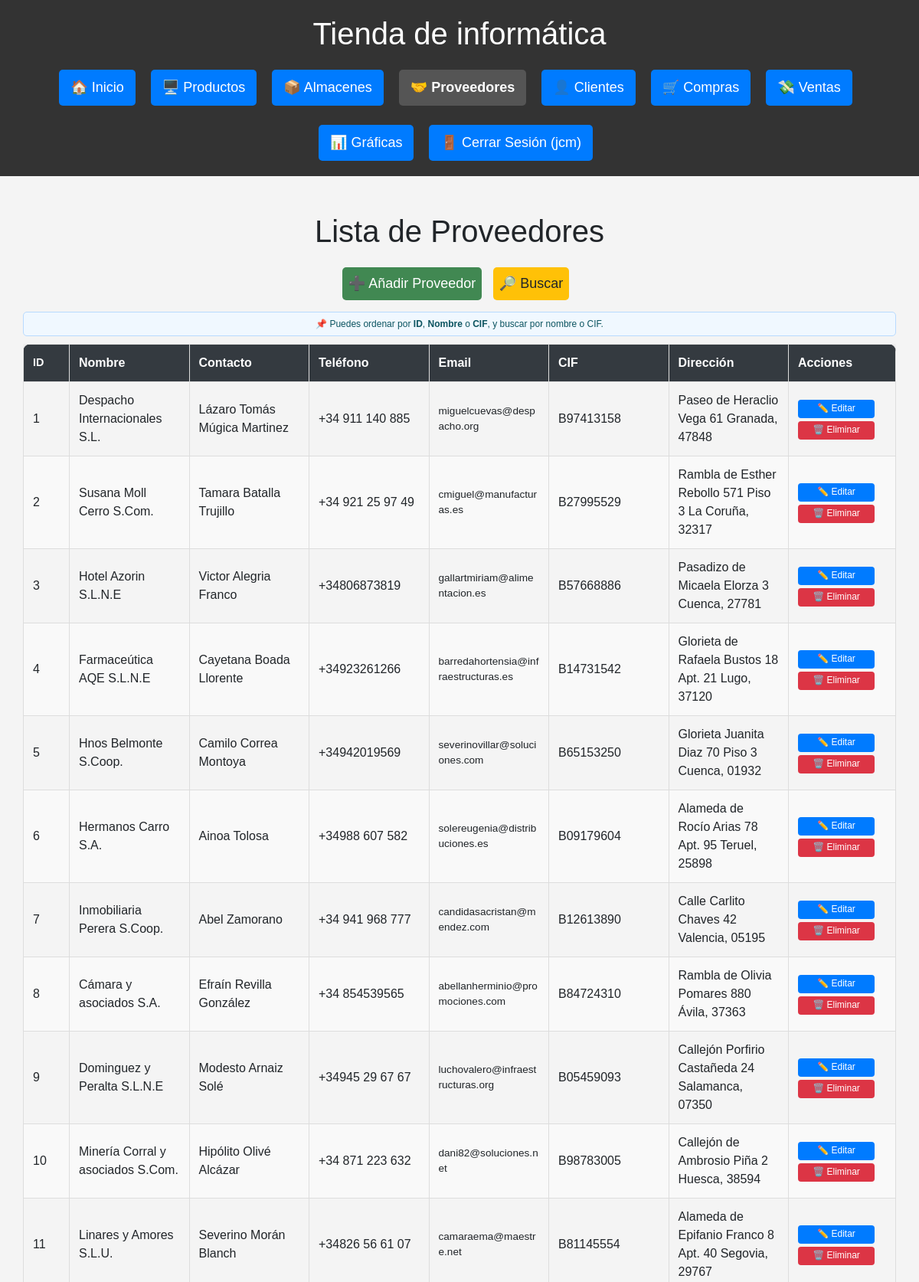
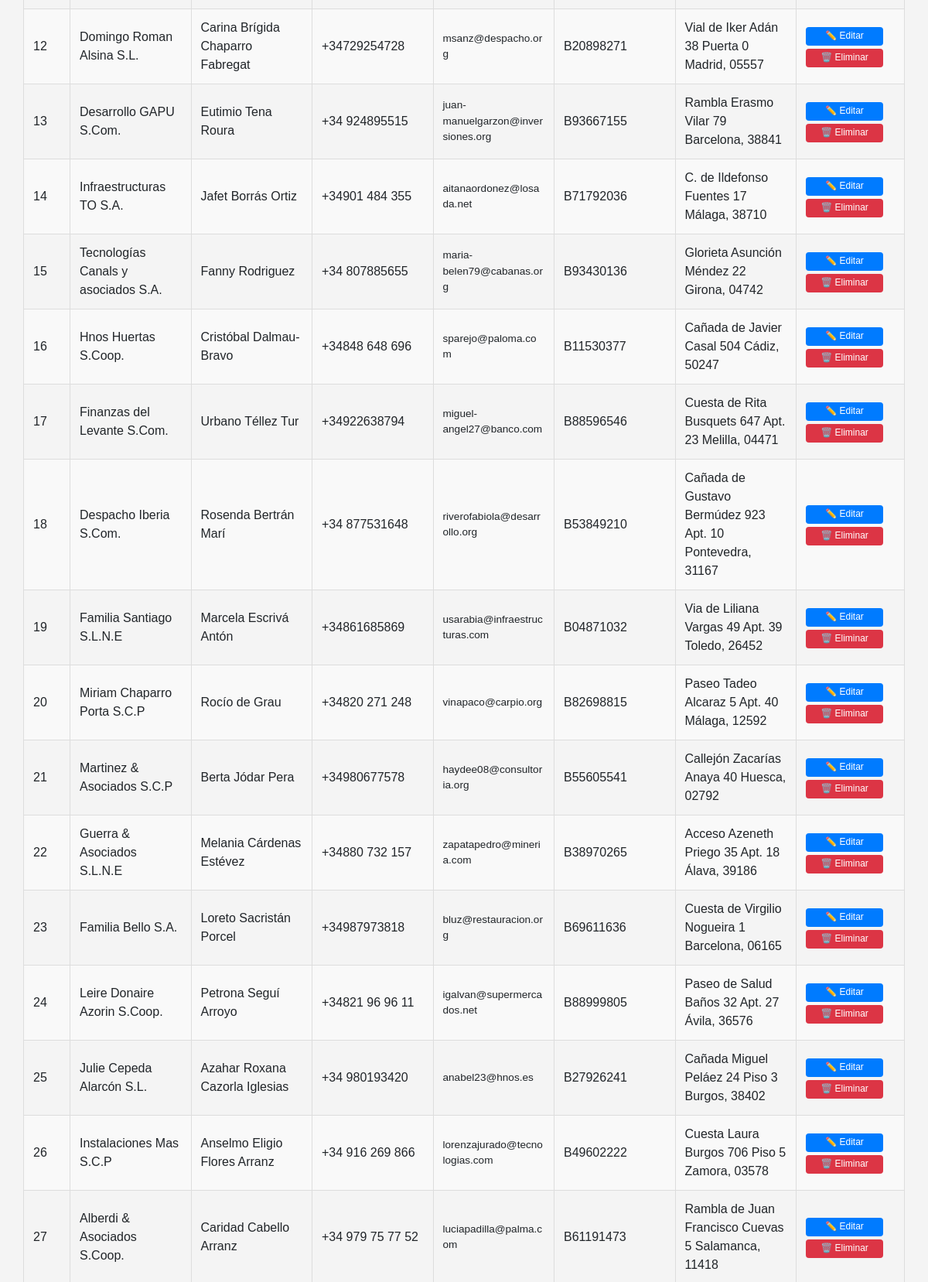
/proveedores (signed in, upper part), run on the app's committed database (2 pictures, top to bottom).
### db.py (models this page shows)
class Proveedor(Base):
    __tablename__ = "Proveedor"
    id = Column(Integer, primary_key=True)
    nombre = Column(String(150), unique=True, nullable=False)
    contacto = Column(String(150))
    telefono = Column(String(20))
    email = Column(String(150), unique=True)
    cif = Column(String(20), unique=True, nullable=False)
    direccion = Column(String(200))

### routes/proveedores.py (the view)
@proveedores_bp.route('/proveedores')
@login_required
def listar_proveedores():
    nombre = request.args.get("nombre")
    pagina = int(request.args.get("pagina", 1))
    orden = request.args.get("orden", "id")
    direccion = request.args.get("direccion", "asc")
    por_pagina = 30
    query = sesion.query(Proveedor)
    if nombre:
        query = query.filter(
            (Proveedor.nombre.ilike(f"%{nombre}%")) |
            (Proveedor.cif.ilike(f"%{nombre}%"))
        )
    def aplicar_orden(campo):
        return campo.desc() if direccion == "desc" else campo.asc()
    if orden == "nombre":
        query = query.order_by(aplicar_orden(Proveedor.nombre))
    elif orden == "cif":
        query = query.order_by(aplicar_orden(Proveedor.cif))
    else:
        query = query.order_by(aplicar_orden(Proveedor.id))
    total = query.count()
    proveedores = query.offset((pagina - 1) * por_pagina).limit(por_pagina).all()
    hay_anterior = pagina > 1
    hay_siguiente = (pagina * por_pagina) < total
    return render_template("proveedores/proveedor.html",
        proveedores=proveedores,
        pagina=pagina,
        hay_anterior=hay_anterior,
        hay_siguiente=hay_siguiente,
        nombre=nombre,
        orden=orden,
        direccion=direccion
    )

### db.py (called while the page is built)
def login_required(f):
    @wraps(f)
    def decorated_function(*args, **kwargs):
        if 'usuario' not in session:
            flash('Por favor, inicie sesión para acceder a esta página.', 'error')
            return redirect(url_for('login'))
        return f(*args, **kwargs)
    return decorated_function

### templates/proveedores/proveedor.html (shortened to what this page needs)
{% extends 'base.html' %}
{% block content %}
<div class="container mt-4">
    <h1>Lista de Proveedores</h1>
    <div class="botones-superiores">
        <a href="{{ url_for('proveedores.formulario_proveedor') }}" class="btn btn-add">➕ Añadir Proveedor</a>
        <a href="#form-busqueda-proveedor" class="btn btn-add btn-search">🔎 Buscar</a>
    </div>
    <div class="alerta-orden">
      📌 Puedes ordenar por <strong>ID</strong>, <strong>Nombre</strong> o <strong>CIF</strong>, y buscar por nombre o CIF.
    </div>
    <div class="tabla-responive">
        <table class="tabla-estilizada">
            {% set nueva_direccion = 'desc' if direccion == 'asc' else 'asc' %}
            <thead>
              <tr>
                <th class="col-id">
                  <a href="{{ url_for('proveedores.listar_proveedores', orden='id', direccion=nueva_direccion, nombre=nombre, pagina=pagina) }}">ID</a>
                </th>
                <th>
                  <a href="{{ url_for('proveedores.listar_proveedores', orden='nombre', direccion=nueva_direccion, nombre=nombre, pagina=pagina) }}">Nombre</a>
                </th>
                <th>Contacto</th>
                <th>Teléfono</th>
                <th>Email</th>
                <th>
                  <a href="{{ url_for('proveedores.listar_proveedores', orden='cif', direccion=nueva_direccion, nombre=nombre, pagina=pagina) }}">CIF</a>
                </th>
                <th>Dirección</th>
                <th class="col-acciones">Acciones</th>
              </tr>
            </thead>
            <tbody>
                {% for proveedor in proveedores %}
                <tr>
                    <td >{{ proveedor.id }}</td>
                    <td>{{ proveedor.nombre }}</td>
                    <td>{{ proveedor.contacto }}</td>
                    <td>{{ proveedor.telefono }}</td>
                    <td class="col-email">{{ proveedor.email }}</td>
                    <td>{{ proveedor.cif }}</td>
                    <td>{{ proveedor.direccion }}</td>
                    <td>
                        <a href="{{ url_for('proveedores.editar_proveedor', id=proveedor.id) }}" class="btn-edit">✏️ Editar</a>
                        <form action="{{ url_for('proveedores.eliminar_proveedor', id=proveedor.id) }}" method="POST" class="form-delete">
                            <button type="submit" onclick="return confirm('¿Eliminar este proveedor?');" class="btn-delete">🗑️<span class="texto-btn"> Eliminar</button>
                        </form>
                    </td>
                </tr>
                {% endfor %}
            </tbody>
        </table>
    </div>
</div>
{% endblock %}

### static/estilos.css (style rules this page uses)
html, body { height: 100%; margin: 0; padding: 0; font-family: Arial, sans-serif; background-color: #f4f4f4; text-align: center; }
body { overflow-x: hidden; }
.container, main { width: 100%; padding: 0; margin: 0 auto; }
.alerta-orden { background-color: #f0f8ff; color: #0c5460; border: 1px solid #b8daff; padding: 6px 10px; border-radius: 5px; margin-bottom: 10px; font-size: 0.75rem; text-align: center; }
form { width: 50%; margin: 20px auto; background: white; padding: 20px 30px; border-radius: 10px; box-shadow: 0 0 10px rgba(0,0,0,0.1); text-align: left; }
button, .btn { background: #007BFF; color: white; padding: 8px; border: none; margin-top: 15px; cursor: pointer; font-size: 18px; border-radius: 5px; transition: 0.3s; text-decoration: none; display: inline-block; margin-right: 10px; }
.btn-add { background: #418852; margin-bottom: 15px; }
.btn-edit { display: inline-block; max-width: 100px; background-color: #007BFF; color: white; padding: 4px 8px; font-size: 0.75rem; border: none; border-radius: 4px; cursor: pointer; transition: all 0.2s; text-decoration: none; white-space: nowrap; line-height: 1.3; margin: 0; box-shadow: none; width: 100% ; text-align: center; box-sizing: border-box; }
.form-delete button { background-color: #dc3545; color: white; padding: 4px 10px; font-size: 0.75rem; border: none; border-radius: 4px; cursor: pointer; transition: background-color 0.3s; }
.form-delete { display: block; margin: 0; padding: 0; border: none; background: transparent; box-shadow: none; width: 100%; }
.btn-delete { background-color: #dc3545; color: white; padding: 4px 8px; font-size: 0.75rem; border: none; border-radius: 4px; cursor: pointer; transition: all 0.2s; white-space: nowrap; line-height: 1.3; margin: 0; box-shadow: none; width: 100%; text-align: center; box-sizing: border-box; margin-top: 4px; max-width: 100px; }
.btn-search { background-color: #ffc107; color: #212529; }
.form-delete, .form-delete button, .form-delete button:focus, .form-delete button:active { outline: none; box-shadow: none; border: none; }
.tabla-estilizada { width: 100%; border-collapse: collapse; border-radius: 10px; overflow: hidden; box-shadow: 0 0 10px rgba(0,0,0,0.1); table-layout: fixed; }
.tabla-estilizada thead { background-color: #343a40; color: white; font-weight: bold; }
.tabla-estilizada th, .tabla-estilizada td { padding: 12px; border: 1px solid #ddd; text-align: left; max-width: 200px; word-wrap: break-word; white-space: normal; }
.tabla-estilizada tr:nth-child(even) { background-color: #f9f9f9; }
.tabla-estilizada thead th a { color: white; text-decoration: none; font-weight: bold; }
.tabla-responive { width: 100%; overflow-x: auto; -webkit-overflow-scrolling: touch; box-sizing: border-box; padding: 0 10x; }
.col-email, .col-direccion, .col-descripcion { max-width: 200px; font-size: 0.85em; word-wrap: break-word; white-space: normal; }
.col-fecha, .col-id { max-width: 100px; font-size: 0.9em; white-space: nowrap; }
.col-id { max-width: 60px; width: 60px; white-space: nowrap; overflow: hidden; text-overflow: ellipsis; text-align: center; }
.col-acciones { max-width: 140px; width: 140px; text-align: center; }

### data on the page
Proveedor: id "1", nombre "Despacho Internacionales S.L.", contacto "Lázaro Tomás Múgica Martinez", telefono "+34 911 140 885", email "miguelcuevas@despacho.org", cif "B97413158", direccion "Paseo de Heraclio Vega 61 Granada, 47848"
Proveedor: id "2", nombre "Susana Moll Cerro S.Com.", contacto "Tamara Batalla Trujillo", telefono "+34 921 25 97 49", email "cmiguel@manufacturas.es", cif "B27995529", direccion "Rambla de Esther Rebollo 571 Piso 3 La Coruña, 32317"
Proveedor: id "3", nombre "Hotel Azorin S.L.N.E", contacto "Victor Alegria Franco", telefono "+34806873819", email "gallartmiriam@alimentacion.es", cif "B57668886", direccion "Pasadizo de Micaela Elorza 3 Cuenca, 27781"
Proveedor: id "4", nombre "Farmaceútica AQE S.L.N.E", contacto "Cayetana Boada Llorente", telefono "+34923261266", email "barredahortensia@infraestructuras.es", cif "B14731542", direccion "Glorieta de Rafaela Bustos 18 Apt. 21 Lugo, 37120"
Proveedor: id "5", nombre "Hnos Belmonte S.Coop.", contacto "Camilo Correa Montoya", telefono "+34942019569", email "severinovillar@soluciones.com", cif "B65153250", direccion "Glorieta Juanita Diaz 70 Piso 3 Cuenca, 01932"
Proveedor: id "6", nombre "Hermanos Carro S.A.", contacto "Ainoa Tolosa", telefono "+34988 607 582", email "solereugenia@distribuciones.es", cif "B09179604", direccion "Alameda de Rocío Arias 78 Apt. 95 Teruel, 25898"
Proveedor: id "7", nombre "Inmobiliaria Perera S.Coop.", contacto "Abel Zamorano", telefono "+34 941 968 777", email "candidasacristan@mendez.com", cif "B12613890", direccion "Calle Carlito Chaves 42 Valencia, 05195"
Proveedor: id "8", nombre "Cámara y asociados S.A.", contacto "Efraín Revilla González", telefono "+34 854539565", email "abellanherminio@promociones.com", cif "B84724310", direccion "Rambla de Olivia Pomares 880 Ávila, 37363"
Proveedor: id "9", nombre "Dominguez y Peralta S.L.N.E", contacto "Modesto Arnaiz Solé", telefono "+34945 29 67 67", email "luchovalero@infraestructuras.org", cif "B05459093", direccion "Callejón Porfirio Castañeda 24 Salamanca, 07350"
Proveedor: id "10", nombre "Minería Corral y asociados S.Com.", contacto "Hipólito Olivé Alcázar", telefono "+34 871 223 632", email "dani82@soluciones.net", cif "B98783005", direccion "Callejón de Ambrosio Piña 2 Huesca, 38594"
Proveedor: id "11", nombre "Linares y Amores S.L.U.", contacto "Severino Morán Blanch", telefono "+34826 56 61 07", email "camaraema@maestre.net", cif "B81145554", direccion "Alameda de Epifanio Franco 8 Apt. 40 Segovia, 29767"
Proveedor: id "12", nombre "Domingo Roman Alsina S.L.", contacto "Carina Brígida Chaparro Fabregat", telefono "+34729254728", email "msanz@despacho.org", cif "B20898271", direccion "Vial de Iker Adán 38 Puerta 0 Madrid, 05557"
Proveedor: id "13", nombre "Desarrollo GAPU S.Com.", contacto "Eutimio Tena Roura", telefono "+34 924895515", email "juan-manuelgarzon@inversiones.org", cif "B93667155", direccion "Rambla Erasmo Vilar 79 Barcelona, 38841"
Proveedor: id "14", nombre "Infraestructuras TO S.A.", contacto "Jafet Borrás Ortiz", telefono "+34901 484 355", email "aitanaordonez@losada.net", cif "B71792036", direccion "C. de Ildefonso Fuentes 17 Málaga, 38710"
Proveedor: id "15", nombre "Tecnologías Canals y asociados S.A.", contacto "Fanny Rodriguez", telefono "+34 807885655", email "maria-belen79@cabanas.org", cif "B93430136", direccion "Glorieta Asunción Méndez 22 Girona, 04742"
Proveedor: id "16", nombre "Hnos Huertas S.Coop.", contacto "Cristóbal Dalmau-Bravo", telefono "+34848 648 696", email "sparejo@paloma.com", cif "B11530377", direccion "Cañada de Javier Casal 504 Cádiz, 50247"
Proveedor: id "17", nombre "Finanzas del Levante S.Com.", contacto "Urbano Téllez Tur", telefono "+34922638794", email "miguel-angel27@banco.com", cif "B88596546", direccion "Cuesta de Rita Busquets 647 Apt. 23 Melilla, 04471"
Proveedor: id "18", nombre "Despacho Iberia S.Com.", contacto "Rosenda Bertrán Marí", telefono "+34 877531648", email "riverofabiola@desarrollo.org", cif "B53849210", direccion "Cañada de Gustavo Bermúdez 923 Apt. 10 Pontevedra, 31167"
Proveedor: id "19", nombre "Familia Santiago S.L.N.E", contacto "Marcela Escrivá Antón", telefono "+34861685869", email "usarabia@infraestructuras.com", cif "B04871032", direccion "Via de Liliana Vargas 49 Apt. 39 Toledo, 26452"
Proveedor: id "20", nombre "Miriam Chaparro Porta S.C.P", contacto "Rocío de Grau", telefono "+34820 271 248", email "vinapaco@carpio.org", cif "B82698815", direccion "Paseo Tadeo Alcaraz 5 Apt. 40 Málaga, 12592"
Proveedor: id "21", nombre "Martinez & Asociados S.C.P", contacto "Berta Jódar Pera", telefono "+34980677578", email "haydee08@consultoria.org", cif "B55605541", direccion "Callejón Zacarías Anaya 40 Huesca, 02792"
Proveedor: id "22", nombre "Guerra & Asociados S.L.N.E", contacto "Melania Cárdenas Estévez", telefono "+34880 732 157", email "zapatapedro@mineria.com", cif "B38970265", direccion "Acceso Azeneth Priego 35 Apt. 18 Álava, 39186"
Proveedor: id "23", nombre "Familia Bello S.A.", contacto "Loreto Sacristán Porcel", telefono "+34987973818", email "bluz@restauracion.org", cif "B69611636", direccion "Cuesta de Virgilio Nogueira 1 Barcelona, 06165"
Proveedor: id "24", nombre "Leire Donaire Azorin S.Coop.", contacto "Petrona Seguí Arroyo", telefono "+34821 96 96 11", email "igalvan@supermercados.net", cif "B88999805", direccion "Paseo de Salud Baños 32 Apt. 27 Ávila, 36576"
Proveedor: id "25", nombre "Julie Cepeda Alarcón S.L.", contacto "Azahar Roxana Cazorla Iglesias", telefono "+34 980193420", email "anabel23@hnos.es", cif "B27926241", direccion "Cañada Miguel Peláez 24 Piso 3 Burgos, 38402"
Proveedor: id "26", nombre "Instalaciones Mas S.C.P", contacto "Anselmo Eligio Flores Arranz", telefono "+34 916 269 866", email "lorenzajurado@tecnologias.com", cif "B49602222", direccion "Cuesta Laura Burgos 706 Piso 5 Zamora, 03578"
Proveedor: id "27", nombre "Alberdi & Asociados S.Coop.", contacto "Caridad Cabello Arranz", telefono "+34 979 75 77 52", email "luciapadilla@palma.com", cif "B61191473", direccion "Rambla de Juan Francisco Cuevas 5 Salamanca, 11418"

### other printed values
{{ session['usuario'] }} "jcm"
